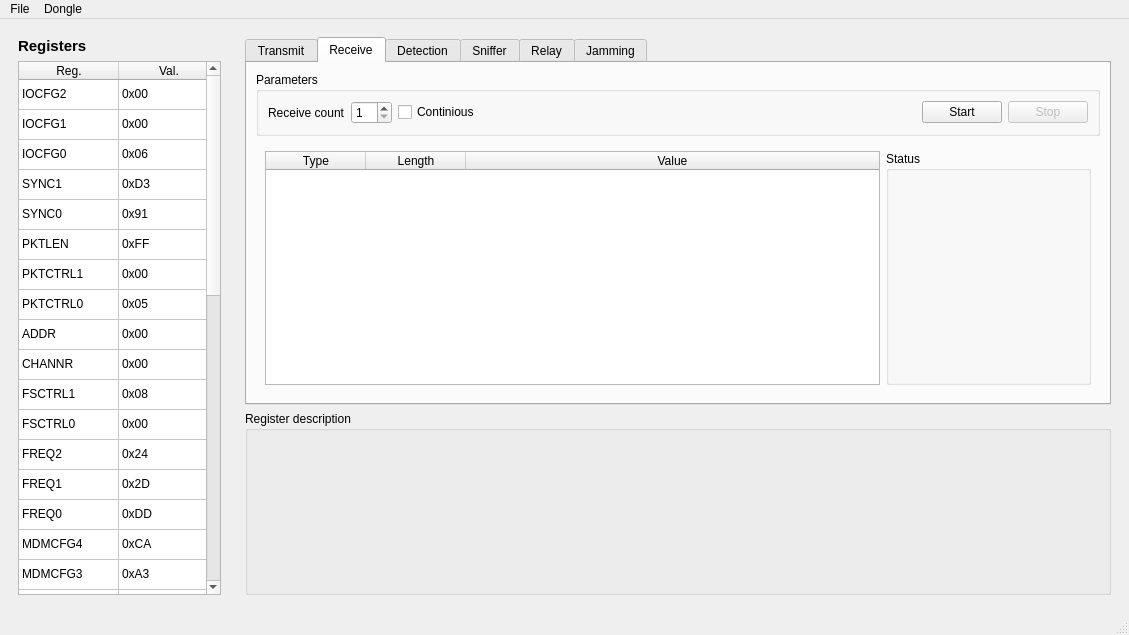
<?xml version="1.0" encoding="UTF-8"?>
<ui version="4.0">
 <class>MainWindow</class>
 <widget class="QMainWindow" name="MainWindow">
  <property name="geometry">
   <rect>
    <x>0</x>
    <y>0</y>
    <width>1129</width>
    <height>635</height>
   </rect>
  </property>
  <property name="windowTitle">
   <string>CC1111USB Client</string>
  </property>
  <widget class="QWidget" name="centralwidget">
   <layout class="QHBoxLayout" name="horizontalLayout" stretch="1,4">
    <item>
     <widget class="QWidget" name="registerWidget" native="true">
      <layout class="QVBoxLayout" name="verticalLayout">
       <item>
        <widget class="QLabel" name="registerLabel">
         <property name="font">
          <font>
           <pointsize>11</pointsize>
           <weight>75</weight>
           <bold>true</bold>
          </font>
         </property>
         <property name="text">
          <string>Registers</string>
         </property>
        </widget>
       </item>
       <item>
        <widget class="QTableWidget" name="registerTable">
         <property name="horizontalScrollBarPolicy">
          <enum>Qt::ScrollBarAlwaysOff</enum>
         </property>
         <attribute name="horizontalHeaderVisible">
          <bool>true</bool>
         </attribute>
         <attribute name="verticalHeaderVisible">
          <bool>false</bool>
         </attribute>
         <attribute name="verticalHeaderVisible">
          <bool>false</bool>
         </attribute>
         <attribute name="horizontalHeaderVisible">
          <bool>true</bool>
         </attribute>
         <row>
          <property name="text">
           <string>New Row</string>
          </property>
         </row>
         <row>
          <property name="text">
           <string>New Row</string>
          </property>
         </row>
         <row>
          <property name="text">
           <string>New Row</string>
          </property>
         </row>
         <row>
          <property name="text">
           <string>New Row</string>
          </property>
         </row>
         <row>
          <property name="text">
           <string>New Row</string>
          </property>
         </row>
         <row>
          <property name="text">
           <string>New Row</string>
          </property>
         </row>
         <row>
          <property name="text">
           <string>New Row</string>
          </property>
         </row>
         <row>
          <property name="text">
           <string>New Row</string>
          </property>
         </row>
         <row>
          <property name="text">
           <string>New Row</string>
          </property>
         </row>
         <row>
          <property name="text">
           <string>New Row</string>
          </property>
         </row>
         <row>
          <property name="text">
           <string>New Row</string>
          </property>
         </row>
         <row>
          <property name="text">
           <string>New Row</string>
          </property>
         </row>
         <row>
          <property name="text">
           <string>New Row</string>
          </property>
         </row>
         <row>
          <property name="text">
           <string>New Row</string>
          </property>
         </row>
         <row>
          <property name="text">
           <string>New Row</string>
          </property>
         </row>
         <row>
          <property name="text">
           <string>New Row</string>
          </property>
         </row>
         <row>
          <property name="text">
           <string>New Row</string>
          </property>
         </row>
         <row>
          <property name="text">
           <string>New Row</string>
          </property>
         </row>
         <row>
          <property name="text">
           <string>New Row</string>
          </property>
         </row>
         <row>
          <property name="text">
           <string>New Row</string>
          </property>
         </row>
         <row>
          <property name="text">
           <string>New Row</string>
          </property>
         </row>
         <row>
          <property name="text">
           <string>New Row</string>
          </property>
         </row>
         <row>
          <property name="text">
           <string>New Row</string>
          </property>
         </row>
         <row>
          <property name="text">
           <string>New Row</string>
          </property>
         </row>
         <row>
          <property name="text">
           <string>New Row</string>
          </property>
         </row>
         <row>
          <property name="text">
           <string>New Row</string>
          </property>
         </row>
         <row>
          <property name="text">
           <string>New Row</string>
          </property>
         </row>
         <row>
          <property name="text">
           <string>New Row</string>
          </property>
         </row>
         <row>
          <property name="text">
           <string>New Row</string>
          </property>
         </row>
         <row>
          <property name="text">
           <string>New Row</string>
          </property>
         </row>
         <row>
          <property name="text">
           <string>New Row</string>
          </property>
         </row>
         <row>
          <property name="text">
           <string>New Row</string>
          </property>
         </row>
         <row>
          <property name="text">
           <string>New Row</string>
          </property>
         </row>
         <row>
          <property name="text">
           <string>New Row</string>
          </property>
         </row>
         <row>
          <property name="text">
           <string>New Row</string>
          </property>
         </row>
         <row>
          <property name="text">
           <string>New Row</string>
          </property>
         </row>
         <row>
          <property name="text">
           <string>New Row</string>
          </property>
         </row>
         <row>
          <property name="text">
           <string>New Row</string>
          </property>
         </row>
         <row>
          <property name="text">
           <string>New Row</string>
          </property>
         </row>
         <column>
          <property name="text">
           <string>Reg.</string>
          </property>
         </column>
         <column>
          <property name="text">
           <string>Val.</string>
          </property>
         </column>
         <item row="0" column="0">
          <property name="text">
           <string>IOCFG2</string>
          </property>
         </item>
         <item row="0" column="1">
          <property name="text">
           <string>0x00</string>
          </property>
         </item>
         <item row="1" column="0">
          <property name="text">
           <string>IOCFG1</string>
          </property>
         </item>
         <item row="1" column="1">
          <property name="text">
           <string>0x00</string>
          </property>
         </item>
         <item row="2" column="0">
          <property name="text">
           <string>IOCFG0</string>
          </property>
         </item>
         <item row="2" column="1">
          <property name="text">
           <string>0x06</string>
          </property>
         </item>
         <item row="3" column="0">
          <property name="text">
           <string>SYNC1</string>
          </property>
         </item>
         <item row="3" column="1">
          <property name="text">
           <string>0xD3</string>
          </property>
         </item>
         <item row="4" column="0">
          <property name="text">
           <string>SYNC0</string>
          </property>
         </item>
         <item row="4" column="1">
          <property name="text">
           <string>0x91</string>
          </property>
         </item>
         <item row="5" column="0">
          <property name="text">
           <string>PKTLEN</string>
          </property>
         </item>
         <item row="5" column="1">
          <property name="text">
           <string>0xFF</string>
          </property>
         </item>
         <item row="6" column="0">
          <property name="text">
           <string>PKTCTRL1</string>
          </property>
         </item>
         <item row="6" column="1">
          <property name="text">
           <string>0x00</string>
          </property>
         </item>
         <item row="7" column="0">
          <property name="text">
           <string>PKTCTRL0</string>
          </property>
         </item>
         <item row="7" column="1">
          <property name="text">
           <string>0x05</string>
          </property>
         </item>
         <item row="8" column="0">
          <property name="text">
           <string>ADDR</string>
          </property>
         </item>
         <item row="8" column="1">
          <property name="text">
           <string>0x00</string>
          </property>
         </item>
         <item row="9" column="0">
          <property name="text">
           <string>CHANNR</string>
          </property>
         </item>
         <item row="9" column="1">
          <property name="text">
           <string>0x00</string>
          </property>
         </item>
         <item row="10" column="0">
          <property name="text">
           <string>FSCTRL1</string>
          </property>
         </item>
         <item row="10" column="1">
          <property name="text">
           <string>0x08</string>
          </property>
         </item>
         <item row="11" column="0">
          <property name="text">
           <string>FSCTRL0</string>
          </property>
         </item>
         <item row="11" column="1">
          <property name="text">
           <string>0x00</string>
          </property>
         </item>
         <item row="12" column="0">
          <property name="text">
           <string>FREQ2</string>
          </property>
         </item>
         <item row="12" column="1">
          <property name="text">
           <string>0x24</string>
          </property>
         </item>
         <item row="13" column="0">
          <property name="text">
           <string>FREQ1</string>
          </property>
         </item>
         <item row="13" column="1">
          <property name="text">
           <string>0x2D</string>
          </property>
         </item>
         <item row="14" column="0">
          <property name="text">
           <string>FREQ0</string>
          </property>
         </item>
         <item row="14" column="1">
          <property name="text">
           <string>0xDD</string>
          </property>
         </item>
         <item row="15" column="0">
          <property name="text">
           <string>MDMCFG4</string>
          </property>
         </item>
         <item row="15" column="1">
          <property name="text">
           <string>0xCA</string>
          </property>
         </item>
         <item row="16" column="0">
          <property name="text">
           <string>MDMCFG3</string>
          </property>
         </item>
         <item row="16" column="1">
          <property name="text">
           <string>0xA3</string>
          </property>
         </item>
         <item row="17" column="0">
          <property name="text">
           <string>MDMCFG2</string>
          </property>
         </item>
         <item row="17" column="1">
          <property name="text">
           <string>0x93</string>
          </property>
         </item>
         <item row="18" column="0">
          <property name="text">
           <string>MDMCFG1</string>
          </property>
         </item>
         <item row="18" column="1">
          <property name="text">
           <string>0x23</string>
          </property>
         </item>
         <item row="19" column="0">
          <property name="text">
           <string>MDMCFG0</string>
          </property>
         </item>
         <item row="19" column="1">
          <property name="text">
           <string>0x11</string>
          </property>
         </item>
         <item row="20" column="0">
          <property name="text">
           <string>DEVIATN</string>
          </property>
         </item>
         <item row="20" column="1">
          <property name="text">
           <string>0x36</string>
          </property>
         </item>
         <item row="21" column="0">
          <property name="text">
           <string>MCSM2</string>
          </property>
         </item>
         <item row="21" column="1">
          <property name="text">
           <string>0x07</string>
          </property>
         </item>
         <item row="22" column="0">
          <property name="text">
           <string>MCSM1</string>
          </property>
         </item>
         <item row="22" column="1">
          <property name="text">
           <string>0x30</string>
          </property>
         </item>
         <item row="23" column="0">
          <property name="text">
           <string>MCSM0</string>
          </property>
         </item>
         <item row="23" column="1">
          <property name="text">
           <string>0x18</string>
          </property>
         </item>
         <item row="24" column="0">
          <property name="text">
           <string>FOCCFG</string>
          </property>
         </item>
         <item row="24" column="1">
          <property name="text">
           <string>0x16</string>
          </property>
         </item>
         <item row="25" column="0">
          <property name="text">
           <string>BSCFG</string>
          </property>
         </item>
         <item row="25" column="1">
          <property name="text">
           <string>0x6C</string>
          </property>
         </item>
         <item row="26" column="0">
          <property name="text">
           <string>AGCCTRL2</string>
          </property>
         </item>
         <item row="26" column="1">
          <property name="text">
           <string>0x43</string>
          </property>
         </item>
         <item row="27" column="0">
          <property name="text">
           <string>AGCCTRL1</string>
          </property>
         </item>
         <item row="27" column="1">
          <property name="text">
           <string>0x40</string>
          </property>
         </item>
         <item row="28" column="0">
          <property name="text">
           <string>AGCCTRL0</string>
          </property>
         </item>
         <item row="28" column="1">
          <property name="text">
           <string>0x91</string>
          </property>
         </item>
         <item row="29" column="0">
          <property name="text">
           <string>FREND1</string>
          </property>
         </item>
         <item row="29" column="1">
          <property name="text">
           <string>0x56</string>
          </property>
         </item>
         <item row="30" column="0">
          <property name="text">
           <string>FREND0</string>
          </property>
         </item>
         <item row="30" column="1">
          <property name="text">
           <string>0x10</string>
          </property>
         </item>
         <item row="31" column="0">
          <property name="text">
           <string>FSCAL3</string>
          </property>
         </item>
         <item row="31" column="1">
          <property name="text">
           <string>0xE9</string>
          </property>
         </item>
         <item row="32" column="0">
          <property name="text">
           <string>FCSAL2</string>
          </property>
         </item>
         <item row="32" column="1">
          <property name="text">
           <string>0x2A</string>
          </property>
         </item>
         <item row="33" column="0">
          <property name="text">
           <string>FSCAL1</string>
          </property>
         </item>
         <item row="33" column="1">
          <property name="text">
           <string>0x00</string>
          </property>
         </item>
         <item row="34" column="0">
          <property name="text">
           <string>FSCAL0</string>
          </property>
         </item>
         <item row="34" column="1">
          <property name="text">
           <string>0x1F</string>
          </property>
         </item>
         <item row="35" column="0">
          <property name="text">
           <string>TEST2</string>
          </property>
         </item>
         <item row="35" column="1">
          <property name="text">
           <string>0x88</string>
          </property>
         </item>
         <item row="36" column="0">
          <property name="text">
           <string>TEST1</string>
          </property>
         </item>
         <item row="36" column="1">
          <property name="text">
           <string>0x31</string>
          </property>
         </item>
         <item row="37" column="0">
          <property name="text">
           <string>TEST0</string>
          </property>
         </item>
         <item row="37" column="1">
          <property name="text">
           <string>0x09</string>
          </property>
         </item>
         <item row="38" column="0">
          <property name="text">
           <string>PA_TABLE0</string>
          </property>
         </item>
         <item row="38" column="1">
          <property name="text">
           <string>0x50</string>
          </property>
         </item>
        </widget>
       </item>
      </layout>
     </widget>
    </item>
    <item>
     <widget class="QWidget" name="contentWidget" native="true">
      <layout class="QVBoxLayout" name="verticalLayout_2" stretch="2,1">
       <item>
        <widget class="QTabWidget" name="functionsTab">
         <property name="enabled">
          <bool>true</bool>
         </property>
         <property name="currentIndex">
          <number>1</number>
         </property>
         <widget class="QWidget" name="transmitTab">
          <attribute name="title">
           <string>Transmit</string>
          </attribute>
          <layout class="QVBoxLayout" name="verticalLayout_4" stretch="1,4">
           <item>
            <widget class="QGroupBox" name="parameterSendBox">
             <property name="title">
              <string>Parameters</string>
             </property>
             <layout class="QHBoxLayout" name="horizontalLayout_5">
              <item>
               <widget class="QLabel" name="sendcountLabel">
                <property name="text">
                 <string>Send count</string>
                </property>
               </widget>
              </item>
              <item>
               <widget class="QSpinBox" name="countSendBox">
                <property name="minimum">
                 <number>1</number>
                </property>
               </widget>
              </item>
              <item>
               <widget class="QCheckBox" name="continiousSendBox">
                <property name="text">
                 <string>Continious</string>
                </property>
               </widget>
              </item>
              <item>
               <spacer name="sendspacer">
                <property name="orientation">
                 <enum>Qt::Horizontal</enum>
                </property>
                <property name="sizeHint" stdset="0">
                 <size>
                  <width>40</width>
                  <height>20</height>
                 </size>
                </property>
               </spacer>
              </item>
              <item>
               <widget class="QPushButton" name="startSendButton">
                <property name="text">
                 <string>Start</string>
                </property>
               </widget>
              </item>
              <item>
               <widget class="QPushButton" name="stopSendButton">
                <property name="enabled">
                 <bool>false</bool>
                </property>
                <property name="text">
                 <string>Stop</string>
                </property>
               </widget>
              </item>
             </layout>
            </widget>
           </item>
           <item>
            <widget class="QWidget" name="widget_2" native="true">
             <layout class="QHBoxLayout" name="horizontalLayout_4" stretch="3,1">
              <item>
               <widget class="QWidget" name="widget_3" native="true">
                <layout class="QGridLayout" name="gridLayout">
                 <item row="0" column="0">
                  <widget class="QRadioButton" name="radioButton">
                   <property name="text">
                    <string>Plain text</string>
                   </property>
                   <property name="checked">
                    <bool>true</bool>
                   </property>
                  </widget>
                 </item>
                 <item row="0" column="1">
                  <widget class="QRadioButton" name="radioButton_2">
                   <property name="text">
                    <string>Hexadecimal</string>
                   </property>
                  </widget>
                 </item>
                 <item row="1" column="0" colspan="2">
                  <widget class="QPlainTextEdit" name="plainTextEdit"/>
                 </item>
                </layout>
               </widget>
              </item>
              <item>
               <widget class="QGroupBox" name="groupBox_2">
                <property name="title">
                 <string>Status</string>
                </property>
               </widget>
              </item>
             </layout>
            </widget>
           </item>
          </layout>
         </widget>
         <widget class="QWidget" name="receiveTab">
          <attribute name="title">
           <string>Receive</string>
          </attribute>
          <layout class="QVBoxLayout" name="verticalLayout_3" stretch="1,4">
           <item>
            <widget class="QGroupBox" name="parameterRecvBox">
             <property name="title">
              <string>Parameters</string>
             </property>
             <layout class="QHBoxLayout" name="horizontalLayout_3">
              <item>
               <widget class="QLabel" name="receiveLabel">
                <property name="sizePolicy">
                 <sizepolicy hsizetype="Fixed" vsizetype="Preferred">
                  <horstretch>0</horstretch>
                  <verstretch>0</verstretch>
                 </sizepolicy>
                </property>
                <property name="text">
                 <string>Receive count</string>
                </property>
               </widget>
              </item>
              <item>
               <widget class="QSpinBox" name="countRecvBox">
                <property name="sizePolicy">
                 <sizepolicy hsizetype="Fixed" vsizetype="Fixed">
                  <horstretch>0</horstretch>
                  <verstretch>0</verstretch>
                 </sizepolicy>
                </property>
                <property name="minimum">
                 <number>1</number>
                </property>
               </widget>
              </item>
              <item>
               <widget class="QCheckBox" name="continiousRecvBox">
                <property name="sizePolicy">
                 <sizepolicy hsizetype="Fixed" vsizetype="Fixed">
                  <horstretch>0</horstretch>
                  <verstretch>0</verstretch>
                 </sizepolicy>
                </property>
                <property name="text">
                 <string>Continious</string>
                </property>
               </widget>
              </item>
              <item>
               <spacer name="horizontalSpacer">
                <property name="orientation">
                 <enum>Qt::Horizontal</enum>
                </property>
                <property name="sizeHint" stdset="0">
                 <size>
                  <width>40</width>
                  <height>20</height>
                 </size>
                </property>
               </spacer>
              </item>
              <item>
               <widget class="QPushButton" name="startRecvButton">
                <property name="text">
                 <string>Start</string>
                </property>
               </widget>
              </item>
              <item>
               <widget class="QPushButton" name="stopRecvButton">
                <property name="enabled">
                 <bool>false</bool>
                </property>
                <property name="text">
                 <string>Stop</string>
                </property>
               </widget>
              </item>
             </layout>
            </widget>
           </item>
           <item>
            <widget class="QWidget" name="widget" native="true">
             <layout class="QHBoxLayout" name="horizontalLayout_2" stretch="3,1">
              <item>
               <widget class="QTableWidget" name="receiveTable">
                <attribute name="horizontalHeaderStretchLastSection">
                 <bool>true</bool>
                </attribute>
                <attribute name="horizontalHeaderStretchLastSection">
                 <bool>true</bool>
                </attribute>
                <column>
                 <property name="text">
                  <string>Type</string>
                 </property>
                </column>
                <column>
                 <property name="text">
                  <string>Length</string>
                 </property>
                </column>
                <column>
                 <property name="text">
                  <string>Value</string>
                 </property>
                </column>
               </widget>
              </item>
              <item>
               <widget class="QGroupBox" name="statusBox">
                <property name="title">
                 <string>Status</string>
                </property>
               </widget>
              </item>
             </layout>
            </widget>
           </item>
          </layout>
         </widget>
         <widget class="QWidget" name="detectionTab">
          <property name="enabled">
           <bool>true</bool>
          </property>
          <attribute name="title">
           <string>Detection</string>
          </attribute>
          <widget class="QLabel" name="label_2">
           <property name="geometry">
            <rect>
             <x>10</x>
             <y>10</y>
             <width>59</width>
             <height>16</height>
            </rect>
           </property>
           <property name="text">
            <string>TBD</string>
           </property>
          </widget>
         </widget>
         <widget class="QWidget" name="snifferTab">
          <property name="enabled">
           <bool>true</bool>
          </property>
          <attribute name="title">
           <string>Sniffer</string>
          </attribute>
          <widget class="QLabel" name="label_3">
           <property name="geometry">
            <rect>
             <x>10</x>
             <y>10</y>
             <width>59</width>
             <height>16</height>
            </rect>
           </property>
           <property name="text">
            <string>TBD</string>
           </property>
          </widget>
         </widget>
         <widget class="QWidget" name="relayTab">
          <property name="enabled">
           <bool>true</bool>
          </property>
          <attribute name="title">
           <string>Relay</string>
          </attribute>
          <widget class="QLabel" name="label_4">
           <property name="geometry">
            <rect>
             <x>10</x>
             <y>10</y>
             <width>59</width>
             <height>16</height>
            </rect>
           </property>
           <property name="text">
            <string>TBD</string>
           </property>
          </widget>
         </widget>
         <widget class="QWidget" name="jammingTab">
          <property name="enabled">
           <bool>true</bool>
          </property>
          <attribute name="title">
           <string>Jamming</string>
          </attribute>
          <widget class="QLabel" name="label_5">
           <property name="geometry">
            <rect>
             <x>10</x>
             <y>10</y>
             <width>59</width>
             <height>16</height>
            </rect>
           </property>
           <property name="text">
            <string>TBD</string>
           </property>
          </widget>
         </widget>
        </widget>
       </item>
       <item>
        <widget class="QGroupBox" name="registerGroup">
         <property name="title">
          <string>Register description</string>
         </property>
        </widget>
       </item>
      </layout>
     </widget>
    </item>
   </layout>
  </widget>
  <widget class="QMenuBar" name="menubar">
   <property name="geometry">
    <rect>
     <x>0</x>
     <y>0</y>
     <width>1129</width>
     <height>24</height>
    </rect>
   </property>
   <widget class="QMenu" name="menuFile">
    <property name="title">
     <string>File</string>
    </property>
    <addaction name="actionLoad"/>
    <addaction name="actionSave"/>
    <addaction name="separator"/>
    <addaction name="actionExit"/>
   </widget>
   <widget class="QMenu" name="menuDongle">
    <property name="title">
     <string>Dongle</string>
    </property>
    <addaction name="actionConnect"/>
    <addaction name="actionStatus"/>
   </widget>
   <addaction name="menuFile"/>
   <addaction name="menuDongle"/>
  </widget>
  <widget class="QStatusBar" name="statusbar"/>
  <action name="actionLoad">
   <property name="text">
    <string>Load</string>
   </property>
  </action>
  <action name="actionSave">
   <property name="text">
    <string>Save</string>
   </property>
  </action>
  <action name="actionExit">
   <property name="text">
    <string>Exit</string>
   </property>
  </action>
  <action name="actionConnect">
   <property name="text">
    <string>Connect</string>
   </property>
  </action>
  <action name="actionStatus">
   <property name="text">
    <string>Status</string>
   </property>
  </action>
 </widget>
 <resources/>
 <connections>
  <connection>
   <sender>actionExit</sender>
   <signal>triggered()</signal>
   <receiver>MainWindow</receiver>
   <slot>close()</slot>
   <hints>
    <hint type="sourcelabel">
     <x>-1</x>
     <y>-1</y>
    </hint>
    <hint type="destinationlabel">
     <x>564</x>
     <y>317</y>
    </hint>
   </hints>
  </connection>
 </connections>
</ui>
